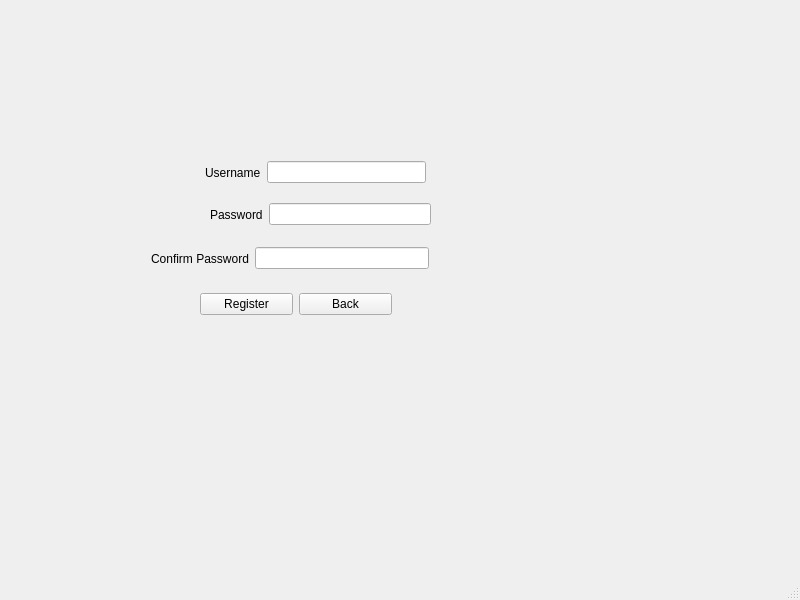
<?xml version="1.0" encoding="UTF-8"?>
<ui version="4.0">
 <class>firstuser</class>
 <widget class="QMainWindow" name="firstuser">
  <property name="geometry">
   <rect>
    <x>0</x>
    <y>0</y>
    <width>800</width>
    <height>600</height>
   </rect>
  </property>
  <property name="windowTitle">
   <string>MainWindow</string>
  </property>
  <widget class="QWidget" name="centralwidget">
   <widget class="QWidget" name="layoutWidget">
    <property name="geometry">
     <rect>
      <x>151</x>
      <y>244</y>
      <width>278</width>
      <height>29</height>
     </rect>
    </property>
    <layout class="QHBoxLayout" name="horizontalLayout_3">
     <item>
      <widget class="QLabel" name="label_3">
       <property name="text">
        <string>Confirm Password</string>
       </property>
      </widget>
     </item>
     <item>
      <widget class="QLineEdit" name="lineEdit_2">
       <property name="echoMode">
        <enum>QLineEdit::Password</enum>
       </property>
      </widget>
     </item>
    </layout>
   </widget>
   <widget class="QWidget" name="layoutWidget_2">
    <property name="geometry">
     <rect>
      <x>210</x>
      <y>200</y>
      <width>221</width>
      <height>29</height>
     </rect>
    </property>
    <layout class="QHBoxLayout" name="horizontalLayout_2">
     <item>
      <widget class="QLabel" name="label_2">
       <property name="text">
        <string>Password</string>
       </property>
      </widget>
     </item>
     <item>
      <widget class="QLineEdit" name="lineEdit_3">
       <property name="echoMode">
        <enum>QLineEdit::Password</enum>
       </property>
      </widget>
     </item>
    </layout>
   </widget>
   <widget class="QWidget" name="layoutWidget_3">
    <property name="geometry">
     <rect>
      <x>205</x>
      <y>158</y>
      <width>221</width>
      <height>29</height>
     </rect>
    </property>
    <layout class="QHBoxLayout" name="horizontalLayout">
     <item>
      <widget class="QLabel" name="label">
       <property name="text">
        <string>Username</string>
       </property>
      </widget>
     </item>
     <item>
      <widget class="QLineEdit" name="lineEdit"/>
     </item>
    </layout>
   </widget>
   <widget class="QWidget" name="layoutWidget">
    <property name="geometry">
     <rect>
      <x>200</x>
      <y>290</y>
      <width>192</width>
      <height>29</height>
     </rect>
    </property>
    <layout class="QHBoxLayout" name="horizontalLayout_4">
     <item>
      <widget class="QPushButton" name="pushButton">
       <property name="text">
        <string>Register</string>
       </property>
      </widget>
     </item>
     <item>
      <widget class="QPushButton" name="pushButton_2">
       <property name="text">
        <string>Back</string>
       </property>
      </widget>
     </item>
    </layout>
   </widget>
   <widget class="QLabel" name="label_4">
    <property name="geometry">
     <rect>
      <x>210</x>
      <y>110</y>
      <width>341</width>
      <height>20</height>
     </rect>
    </property>
    <property name="text">
     <string/>
    </property>
   </widget>
   <widget class="QLabel" name="label_5">
    <property name="geometry">
     <rect>
      <x>240</x>
      <y>370</y>
      <width>161</width>
      <height>141</height>
     </rect>
    </property>
    <property name="text">
     <string/>
    </property>
   </widget>
  </widget>
  <widget class="QMenuBar" name="menubar">
   <property name="geometry">
    <rect>
     <x>0</x>
     <y>0</y>
     <width>800</width>
     <height>25</height>
    </rect>
   </property>
  </widget>
  <widget class="QStatusBar" name="statusbar"/>
 </widget>
 <resources/>
 <connections/>
</ui>
